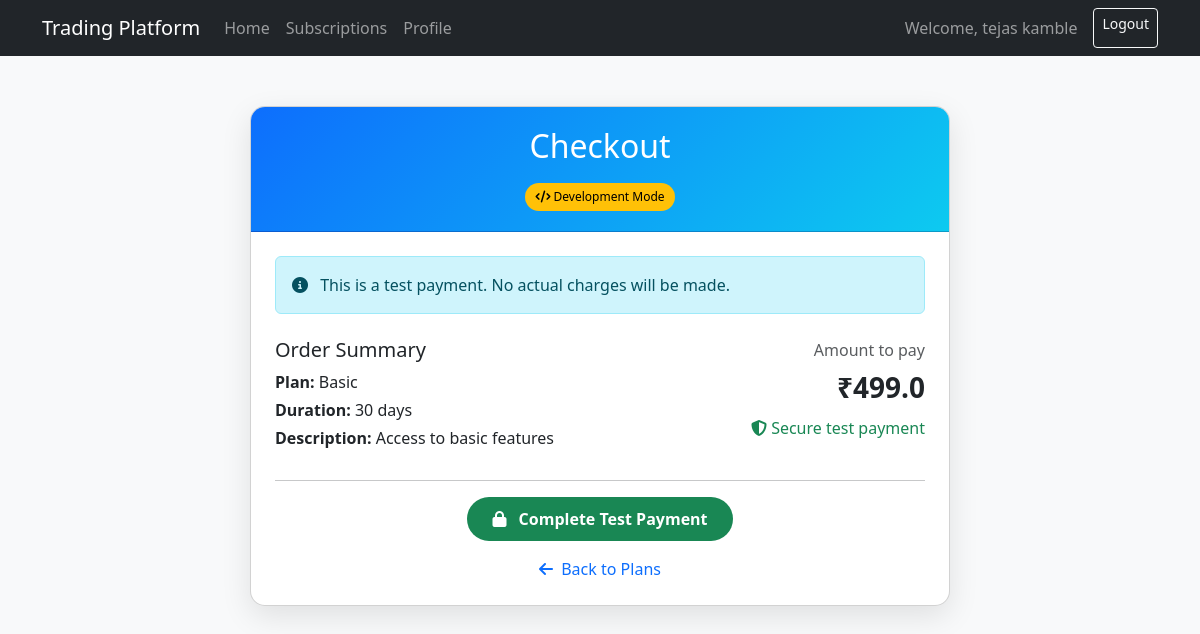
/subscription/checkout/1 (signed in), run on the app's committed database.
### tables this page shows
CREATE TABLE subscription_plans (
            id INTEGER PRIMARY KEY AUTOINCREMENT,
            name TEXT NOT NULL,
            description TEXT,
            price REAL NOT NULL,
            duration_days INTEGER NOT NULL,
            features TEXT,
            created_at TIMESTAMP DEFAULT CURRENT_TIMESTAMP
        );

### app.py (the view, shortened to what this page needs)
@app.route("/subscription/checkout/<int:plan_id>")
@login_required
def subscription_checkout(plan_id):
    try:
        conn = sqlite3.connect(USER_DB)
        cursor = conn.cursor()
        cursor.execute("SELECT name, description, price, duration_days FROM subscription_plans WHERE id = ?", (plan_id,))
        plan = cursor.fetchone()
        conn.close()
        if not plan:
            flash("Selected plan not found", "error")
            return redirect(url_for("subscription_plans"))
        plan_data = {
            "id": plan_id,
            "name": plan[0],
            "description": plan[1],
            "price": plan[2],
            "duration_days": plan[3]
        }
        session['plan_id'] = plan_id
        if DEVELOPMENT_MODE:
            return render_template('test_payment.html',
                                  plan=plan_data,
                                  user_name=session.get("user_name"),
                                  user_email=session.get("user_email"))
    except Exception as e:
        print(f"Error in checkout: {str(e)}")
        flash(f"There was a problem processing your request. Please try again.", "error")
        return redirect(url_for("subscription_plans"))

### app.py (called while the page is built)
def login_required(f):
    @wraps(f)
    def decorated_function(*args, **kwargs):
        if 'user_id' not in session:
            return redirect(url_for('login', next=request.url))
        return f(*args, **kwargs)
    return decorated_function

### templates/test_payment.html (shortened to what this page needs)
<!DOCTYPE html>
<html lang="en">
<head>
    <link rel="stylesheet" href="https://cdnjs.cloudflare.com/ajax/libs/bootstrap/5.3.0/css/bootstrap.min.css">
    <link rel="stylesheet" href="https://cdnjs.cloudflare.com/ajax/libs/font-awesome/6.4.0/css/all.min.css">
</head>
<body>
    <nav class="navbar navbar-expand-lg navbar-dark bg-dark">
        <div class="container">
            <a class="navbar-brand" href="/mainpage">Trading Platform</a>
            <div class="collapse navbar-collapse" id="navbarNav">
                <ul class="navbar-nav me-auto">
                    <li class="nav-item">
                        <a class="nav-link" href="/mainpage">Home</a>
                    </li>
                    <li class="nav-item">
                        <a class="nav-link" href="/subscription/menu">Subscriptions</a>
                    </li>
                    <li class="nav-item">
                        <a class="nav-link" href="/profile">Profile</a>
                    </li>
                </ul>
                <div class="d-flex">
                    <span class="navbar-text me-3">
                        Welcome, {{ user_name }}
                    </span>
                    <a href="/logout" class="btn btn-outline-light btn-sm">Logout</a>
                </div>
            </div>
        </div>
    </nav>
    <div class="payment-container">
        <div class="card">
            <div class="card-header">
                <h2>Checkout</h2>
                <div class="dev-badge">
                    <i class="fas fa-code"></i> Development Mode
                </div>
            </div>
            <div class="card-body p-4">
                <div class="alert alert-info mb-4">
                    <i class="fas fa-info-circle me-2"></i> This is a test payment. No actual charges will be made.
                </div>
                <div class="row mb-4">
                    <div class="col-md-6">
                        <h5>Order Summary</h5>
                        <p class="mb-1"><strong>Plan:</strong> {{ plan.name }}</p>
                        <p class="mb-1"><strong>Duration:</strong> {{ plan.duration_days }} days</p>
                        <p class="mb-0"><strong>Description:</strong> {{ plan.description }}</p>
                    </div>
                    <div class="col-md-6 text-md-end">
                        <p class="text-muted mb-1">Amount to pay</p>
                        <p class="price mb-2">₹{{ plan.price }}</p>
                        <p class="text-success"><i class="fas fa-shield-alt"></i> Secure test payment</p>
                    </div>
                </div>
                <hr>
                <form action="/subscription/test_payment" method="POST" class="text-center">
                    <button type="submit" class="btn btn-pay">
                        <i class="fas fa-lock me-2"></i> Complete Test Payment
                    </button>
                </form>
                <div class="text-center mt-3">
                    <a href="/subscription/plans" class="text-decoration-none">
                        <i class="fas fa-arrow-left me-1"></i> Back to Plans
                    </a>
                </div>
            </div>
        </div>
    </div>
</body>
</html>

### templates/test_payment.html (style rules this page uses)
body { background-color: #f8f9fa; }
.payment-container { max-width: 700px; margin: 50px auto; }
.card { border-radius: 15px; overflow: hidden; box-shadow: 0 10px 30px rgba(0,0,0,0.1); }
.card-header { background: linear-gradient(135deg, #0d6efd, #0dcaf0); color: white; padding: 20px; text-align: center; }
.dev-badge { background-color: #ffc107; color: #000; padding: 5px 10px; border-radius: 20px; font-size: 12px; margin-top: 10px; display: inline-block; }
.price { font-size: 28px; font-weight: bold; }
.btn-pay { background: #198754; color: white; padding: 10px 25px; border-radius: 30px; border: none; font-weight: bold; transition: all 0.3s ease; }

### data on the page
subscription_plans: name "Basic", duration_days "30", description "Access to basic features", price "499.0"

### other printed values
{{ user_name }} "tejas kamble"
